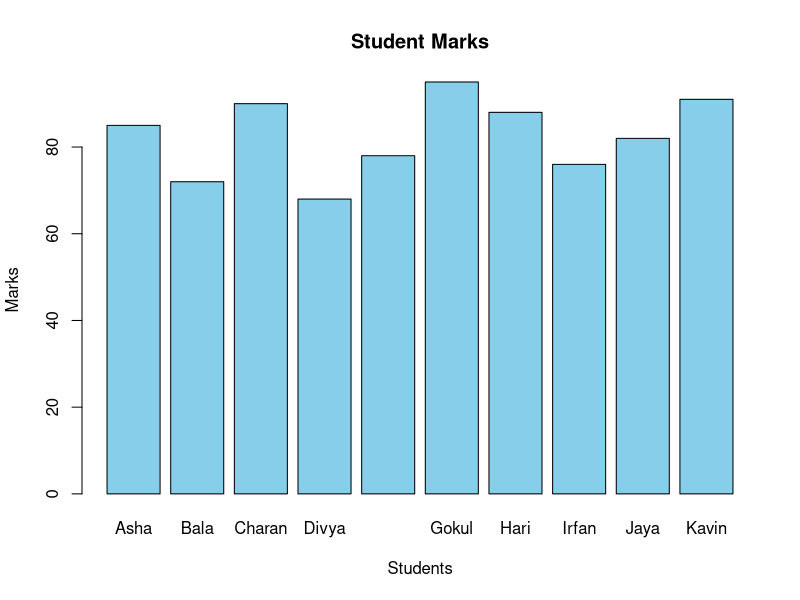
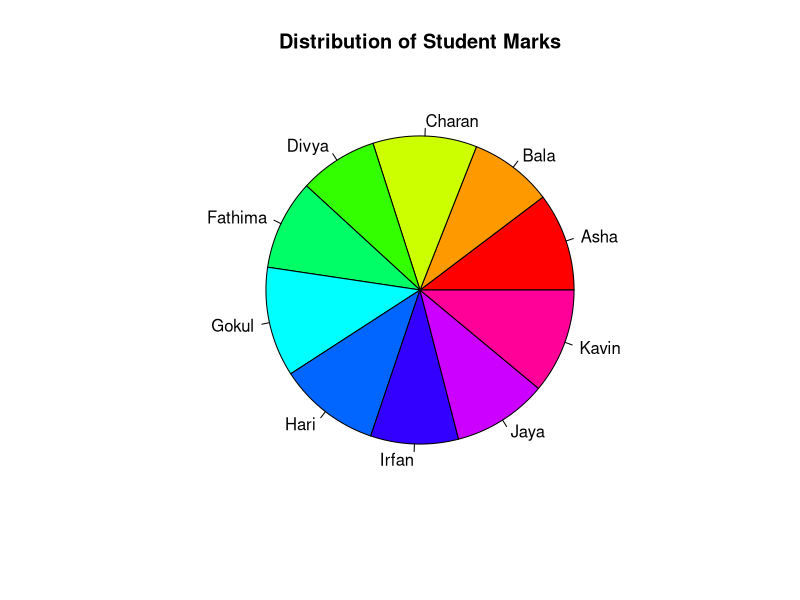
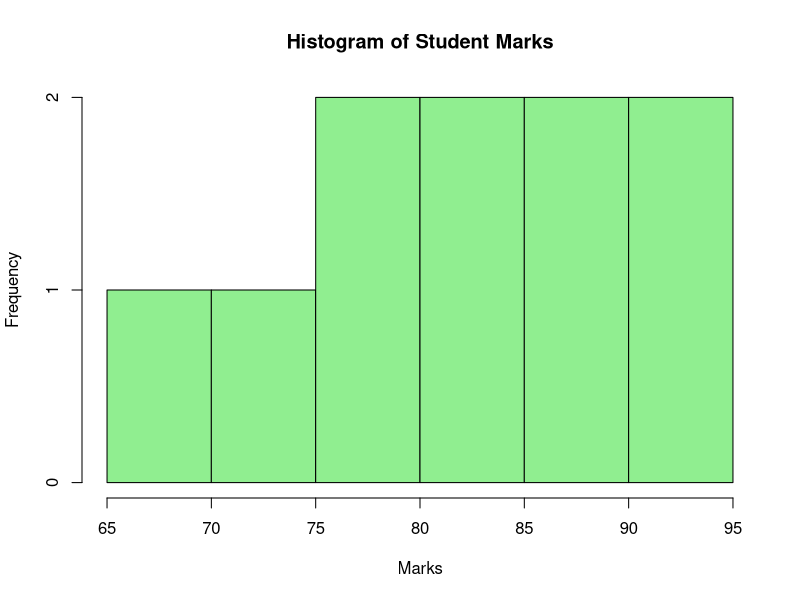
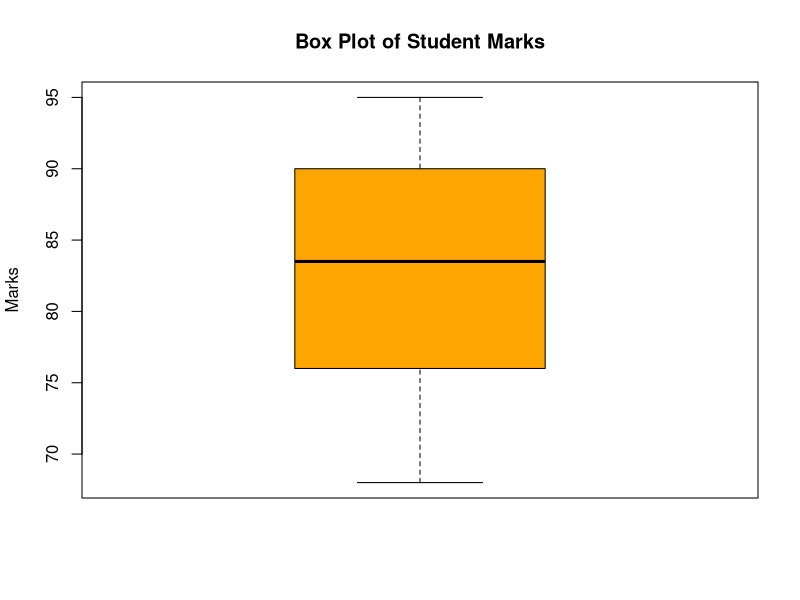
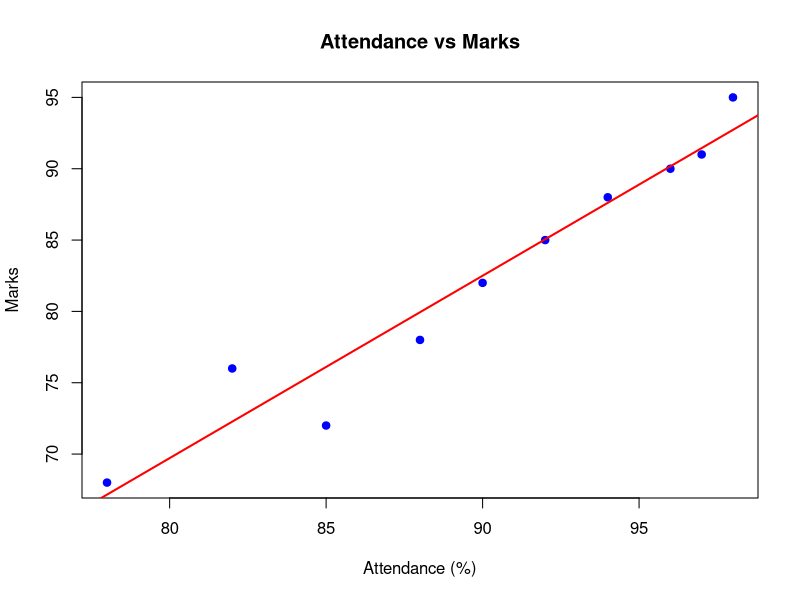
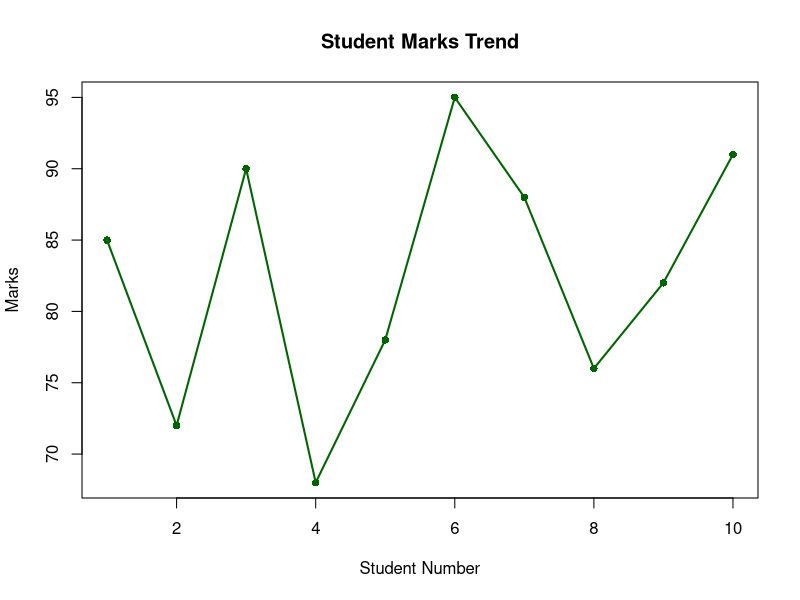
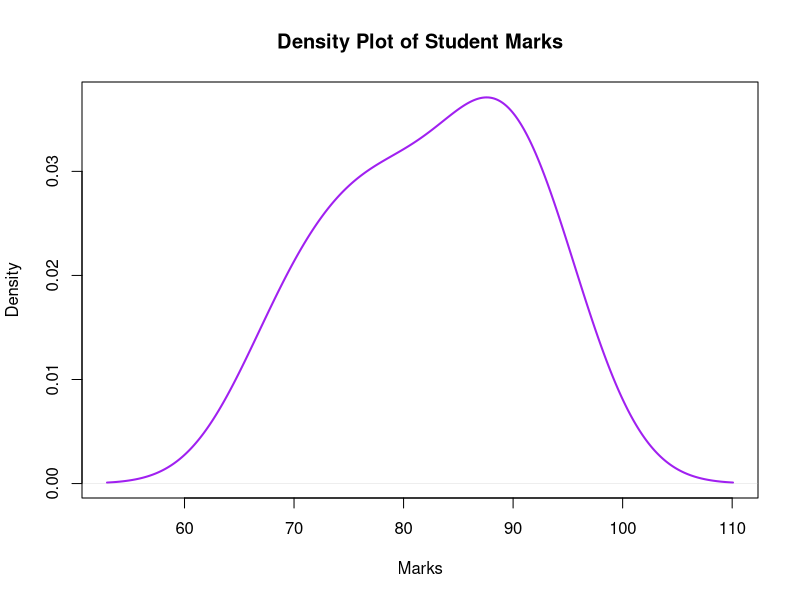
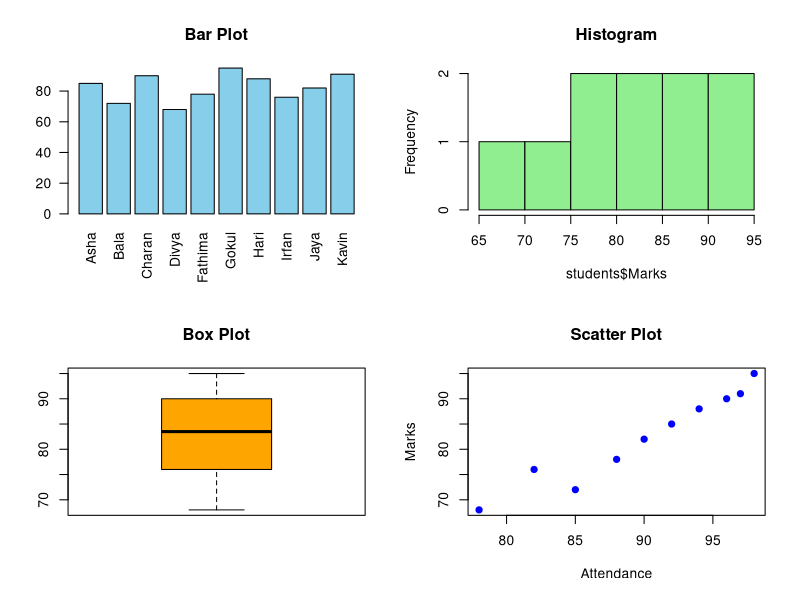

Recreate these plots in R, in order.
# 1. Create Dataset
students <- data.frame(
  Name = c("Asha", "Bala", "Charan", "Divya", "Fathima",
           "Gokul", "Hari", "Irfan", "Jaya", "Kavin"),
  
  Marks = c(85, 72, 90, 68, 78, 95, 88, 76, 82, 91),
  
  Attendance = c(92, 85, 96, 78, 88, 98, 94, 82, 90, 97)
)

# Display Dataset
print(students)


# 2. Bar Plot
barplot(
  students$Marks,
  names.arg = students$Name,
  main = "Student Marks",
  xlab = "Students",
  ylab = "Marks",
  col = "skyblue",
  border = "black"
)


# 3. Pie Chart
pie(
  students$Marks,
  labels = students$Name,
  main = "Distribution of Student Marks",
  col = rainbow(length(students$Marks))
)


# 4. Histogram
hist(
  students$Marks,
  main = "Histogram of Student Marks",
  xlab = "Marks",
  ylab = "Frequency",
  col = "lightgreen",
  border = "black"
)


# 5. Box Plot
boxplot(
  students$Marks,
  main = "Box Plot of Student Marks",
  ylab = "Marks",
  col = "orange"
)


# 6. Scatter Plot
plot(
  students$Attendance,
  students$Marks,
  main = "Attendance vs Marks",
  xlab = "Attendance (%)",
  ylab = "Marks",
  pch = 19,
  col = "blue"
)

# Add Regression Line
abline(
  lm(Marks ~ Attendance, data = students),
  col = "red",
  lwd = 2
)


# 7. Line Plot
plot(
  students$Marks,
  type = "o",
  main = "Student Marks Trend",
  xlab = "Student Number",
  ylab = "Marks",
  pch = 16,
  lwd = 2,
  col = "darkgreen"
)


# 8. Density Plot
density_marks <- density(students$Marks)

plot(
  density_marks,
  main = "Density Plot of Student Marks",
  xlab = "Marks",
  ylab = "Density",
  lwd = 2,
  col = "purple"
)


# 9. Multiple Plots in One Window
par(mfrow = c(2, 2))

# Bar Plot
barplot(
  students$Marks,
  names.arg = students$Name,
  main = "Bar Plot",
  col = "skyblue",
  las = 2
)

# Histogram
hist(
  students$Marks,
  main = "Histogram",
  col = "lightgreen"
)

# Box Plot
boxplot(
  students$Marks,
  main = "Box Plot",
  col = "orange"
)

# Scatter Plot
plot(
  students$Attendance,
  students$Marks,
  main = "Scatter Plot",
  xlab = "Attendance",
  ylab = "Marks",
  pch = 19,
  col = "blue"
)

# Reset Plotting Layout
par(mfrow = c(1, 1))


# 10. Summary Statistics
cat("Mean Marks:", mean(students$Marks), "\n")
cat("Median Marks:", median(students$Marks), "\n")
cat("Maximum Marks:", max(students$Marks), "\n")
cat("Minimum Marks:", min(students$Marks), "\n")
cat("Standard Deviation:", sd(students$Marks), "\n")
